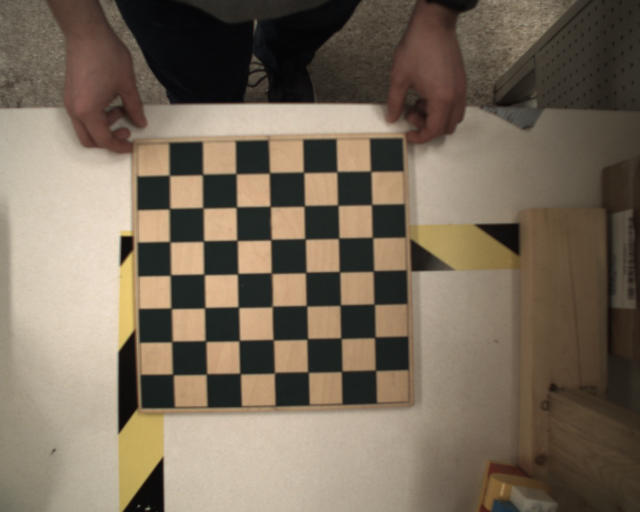
#> input picture calibration/cam_1_images/cam_1_frame_17.png, 1280 x 1024 px, found by its file name (shown at 1/2 size)
$ python myCalibrate.py
#> lines starting #> are read from the running program, lines starting #| are printed output that depends on the picture; after the words box and inside, x2 and y2 are one past the last pixel; in counts of white or black regions, pixels touching at a corner belong together
"""
--------------------------------------------------------------------
Michigan  Technological University: Blue Marble Security Enterprise
--------------------------------------------------------------------

myCalibrate.py - My take on calibration calculation

Author: Corbin Holz
Author: https://docs.opencv.org/3.0-beta/doc/py_tutorials/py_calib3d/py_calibration/py_calibration.html#calibration
Date Last Modified 3/3/2019
"""

import numpy as np
import cv2
import glob
import os

CHESSBOARD_CORNERS = (7, 7)

# termination criteria
criteria = (cv2.TERM_CRITERIA_EPS + cv2.TERM_CRITERIA_MAX_ITER, 30, 0.001)

# prepare object points
objp = np.zeros(((CHESSBOARD_CORNERS[0] * CHESSBOARD_CORNERS[1]), 3), np.float32)
objp[::,:2] = np.mgrid[0:CHESSBOARD_CORNERS[0], 0:CHESSBOARD_CORNERS[1]].T.reshape(-1, 2)

# Arrays to store object points and image points from all the images.
allObjPoints = []
imgpoints1 = []
imgpoints2 = []
objpoints = [] # 3d point in real world space
imgpoints = [] # 2d points in image plane.

path = os.getcwd() + '/calibration/cam_0_images/*.png'
fakePath = os.getcwd() + '/calibration/cam_1_images/cam_1_frame_17.png'
imgSize = cv2.imread(fakePath)
#> imgSize is the input picture: shape (1024, 1280, 3); mean B, G, R 89.8, 106.6, 119.8
size = imgSize.shape[::-1]
#> size = (3, 1280, 1024)
print(size)
#| (3, 1280, 1024)

# Create a glob of all the images
images = glob.glob(path)

# Calculate Left Camera Calibration
for fname in images:

    img = cv2.imread(fname)
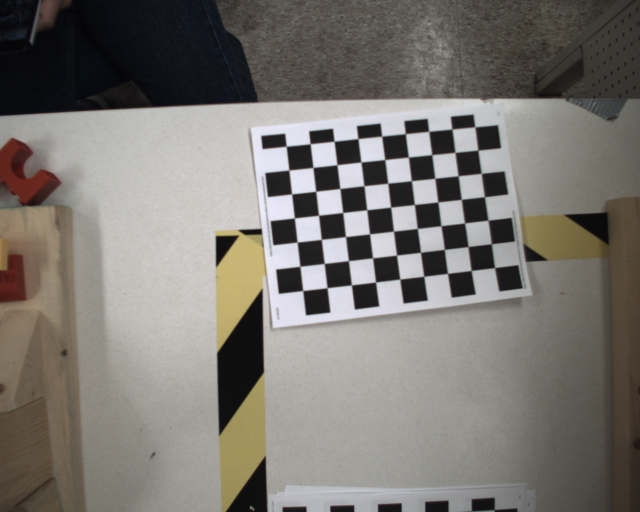
#> input picture calibration/cam_0_images/cam_0_frame_0.png, 1280 x 1024 px (shown at 1/2 size)
#> img is the input picture: shape (1024, 1280, 3); mean B, G, R 113.3, 118.6, 122.3
    gray = cv2.cvtColor(img,cv2.COLOR_BGR2GRAY)
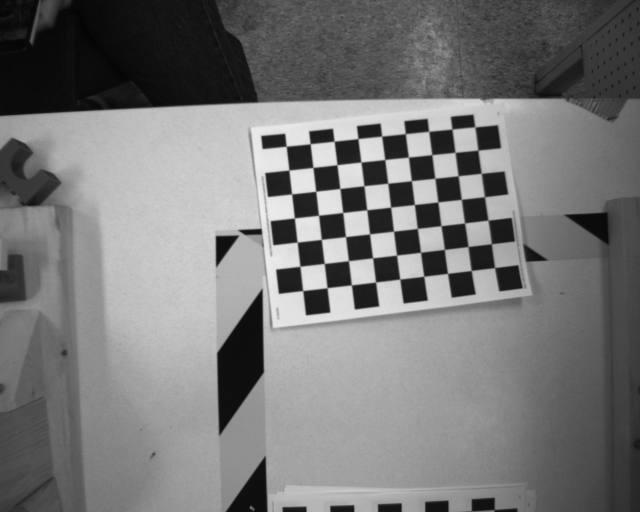
#> gray: shape (1024, 1280) (shown at 1/2 size); min 1, max 241, mean 119.1

    # Find the chess board corners
    ret, corners = cv2.findChessboardCorners(gray, ( CHESSBOARD_CORNERS[0],CHESSBOARD_CORNERS[1]),None)
#> ret = False; corners = None


    # If found, add object points, image points (after refining them)
    if ret == True:
        objpoints.append(objp)
        allObjPoints.append(objp)

        corners2 = cv2.cornerSubPix(gray,corners,(11,11),(-1,-1),criteria)
        imgpoints.append(corners)
        imgpoints1.append(corners)

        # Draw and display the corners
        cv2.drawChessboardCorners(img, CHESSBOARD_CORNERS, corners2,ret)
        cv2.imshow('Left Camera Image'.format(fname),img)
        cv2.waitKey(500)
#> pass 2 of the loop `for fname in images:`:
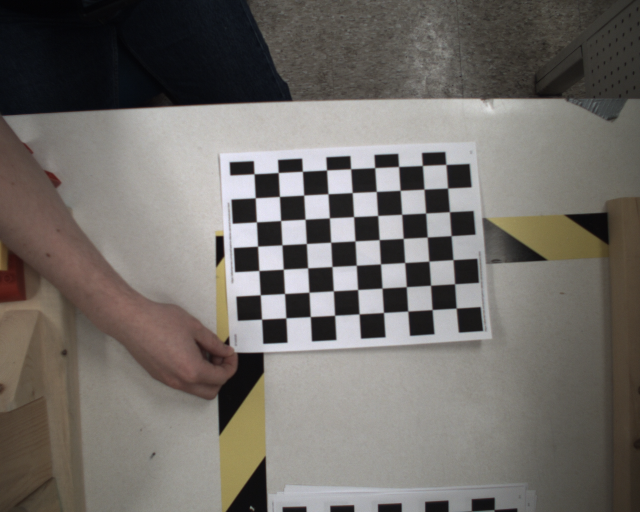
#> input picture calibration/cam_0_images/cam_0_frame_1.png, 1280 x 1024 px (shown at 1/2 size)
#> img is the input picture: shape (1024, 1280, 3); mean B, G, R 103.5, 108.2, 112.5
#> `gray = cv2.cvtColor(img,cv2.COLOR_BGR2GRAY)`:
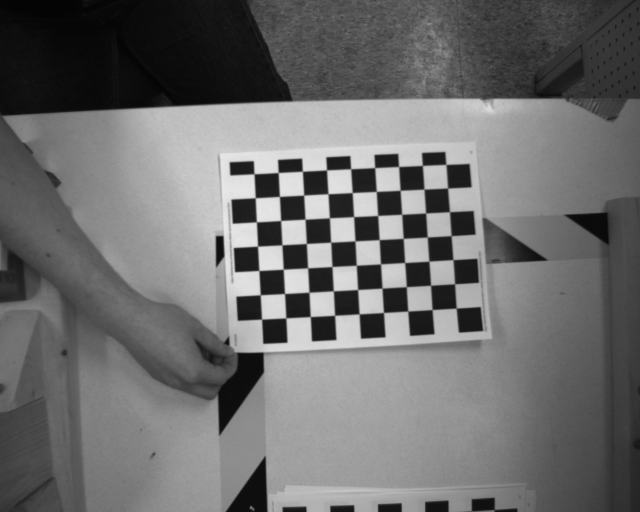
#> gray: shape (1024, 1280) (shown at 1/2 size); min 1, max 237, mean 109
#> pass 3 of the loop `for fname in images:`:
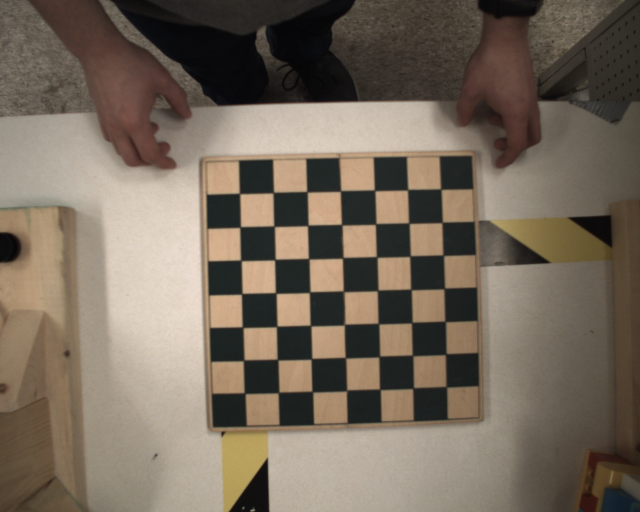
#> input picture calibration/cam_0_images/cam_0_frame_10.png, 1280 x 1024 px (shown at 1/2 size)
#> img is the input picture: shape (1024, 1280, 3); mean B, G, R 92.3, 106.3, 118.4
#> `gray = cv2.cvtColor(img,cv2.COLOR_BGR2GRAY)`:
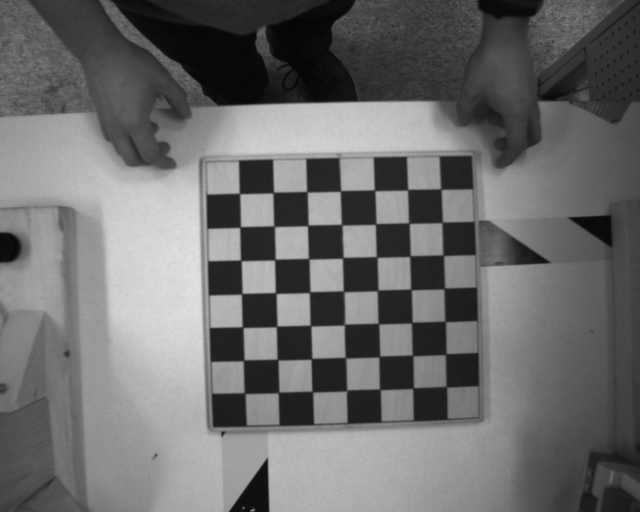
#> gray: shape (1024, 1280) (shown at 1/2 size); min 3, max 230, mean 108.3
#> ret = True; corners = 49 rows, first 8: [880.7, 378.2], [886.9, 444.9], [885.6, 510.1], [888.5, 577.5], [891.4, 644.4], [892, 708.5], [891.5, 773], [816.2, 379.9]
#> corners2 = 49 rows, first 8: [882.1, 378.7], [884.6, 445.3], [886.9, 510.9], [888.9, 577.4], [890.6, 643.3], [891.8, 708.7], [892.9, 773.8], [815.7, 380]
#> `cv2.drawChessboardCorners(img, CHESSBOARD_CORNERS, corners2,ret)`:
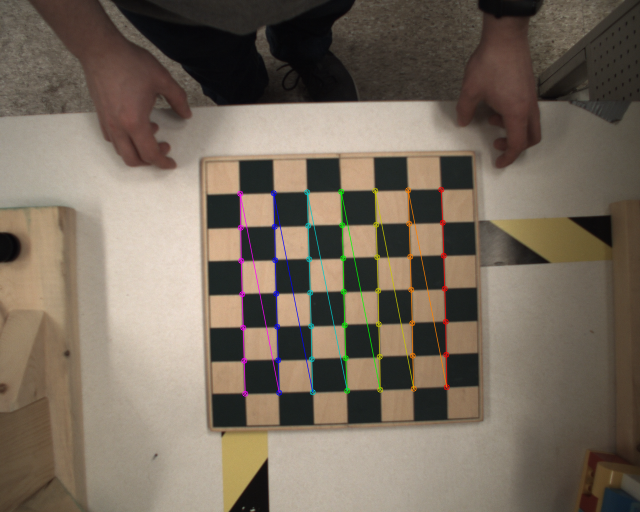
#> img: shape (1024, 1280, 3) (shown at 1/2 size); 1.49% of pixels changed, all inside (x1, y1, x2, y2) = (474, 373, 900, 794)
#> the loop made 5 passes; the first 3 are shown

cv2.destroyAllWindows()


# Save the returns of the calibration
ret1, mtx1, dist1, rvecs1, tvecs1 = cv2.calibrateCamera(objpoints, imgpoints, gray.shape[::-1],None,None)

# Save the calibration to a file
leftCalibrationPath = os.getcwd() + '/calibration/cam_0_images/leftCal.npz'
np.savez(leftCalibrationPath, ret=ret1, mtx=mtx1, dist=dist1, rvecs=rvecs1, tvecs=tvecs1)

print("Left Calibration Created")

# Calibrate Right Camera

# prepare object points
objp = np.zeros(((CHESSBOARD_CORNERS[0] * CHESSBOARD_CORNERS[1]), 3), np.float32)
objp[::,:2] = np.mgrid[0:CHESSBOARD_CORNERS[0], 0:CHESSBOARD_CORNERS[1]].T.reshape(-1, 2)

# Arrays to store object points and image points from all the images.
objpoints = [] # 3d point in real world space
imgpoints = [] # 2d points in image plane.


path = os.getcwd() + '/calibration/cam_1_images/*.png'


images = glob.glob(path)

# Calculate Right Camera Calibration
for fname in images:
    img = cv2.imread(fname)

    gray = cv2.cvtColor(img,cv2.COLOR_BGR2GRAY)
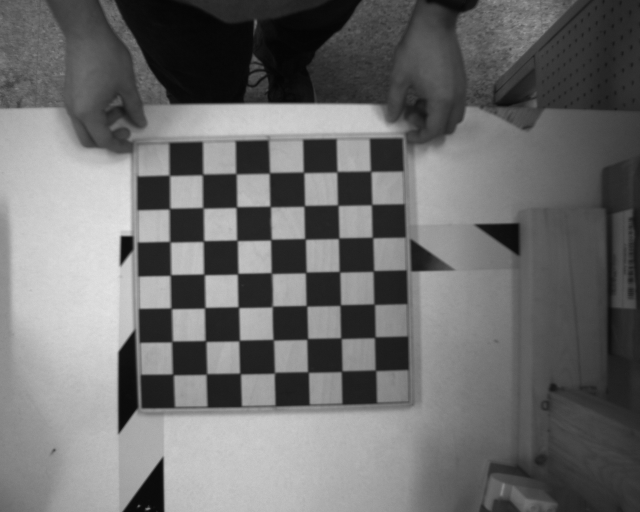
#> gray: shape (1024, 1280) (shown at 1/2 size); min 2, max 232, mean 108.6

    # Find the chess board corners
    ret, corners = cv2.findChessboardCorners(gray, ( CHESSBOARD_CORNERS[0],CHESSBOARD_CORNERS[1]),None)


    # If found, add object points, image points (after refining them)
    if ret == True:
        objpoints.append(objp)
        allObjPoints.append(objp)

        corners2 = cv2.cornerSubPix(gray,corners,(11,11),(-1,-1),criteria)
        imgpoints.append(corners)
        imgpoints2.append(corners)

        # Draw and display the corners
        cv2.drawChessboardCorners(img, CHESSBOARD_CORNERS, corners2,ret)
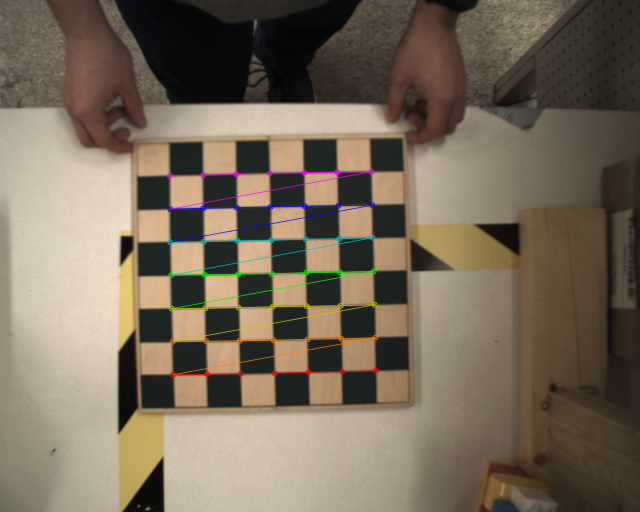
#> img: shape (1024, 1280, 3) (shown at 1/2 size); 1.51% of pixels changed, all inside (x1, y1, x2, y2) = (333, 337, 758, 756)
        cv2.imshow('Right Camera Image'.format(fname),img)
        cv2.waitKey(500)

cv2.destroyAllWindows()


# Save the returns of the calibration
ret2, mtx2, dist2, rvecs2, tvecs2 = cv2.calibrateCamera(objpoints, imgpoints, gray.shape[::-1],None,None)

# Save the calibration to a file
rightCalibrationPath = os.getcwd() + '/calibration/cam_1_images/rightCal.npz'
np.savez(rightCalibrationPath, ret=ret2, mtx=mtx2, dist=dist2, rvecs=rvecs2, tvecs=tvecs2)

# Save a cumulative package of all of the calibrations
calibrationDetailsPath = os.getcwd() + '/calibration/calDetails.npz'
np.savez(calibrationDetailsPath, allObjPoints=objpoints, imgpoints1=imgpoints1, imgpoints2=imgpoints2, size=size, mtx1=mtx1, mtx2=mtx2, dist1=dist1, dist2=dist2, ret1=ret1, ret2=ret2, tvecs1=tvecs1, tvecs2=tvecs2, rvecs1=rvecs1, rvecs2=rvecs2)
print("Right Calibration Created")

# Create a stereo calibration and save it
#> (the run stopped early here; a loop or call above may not have finished)
